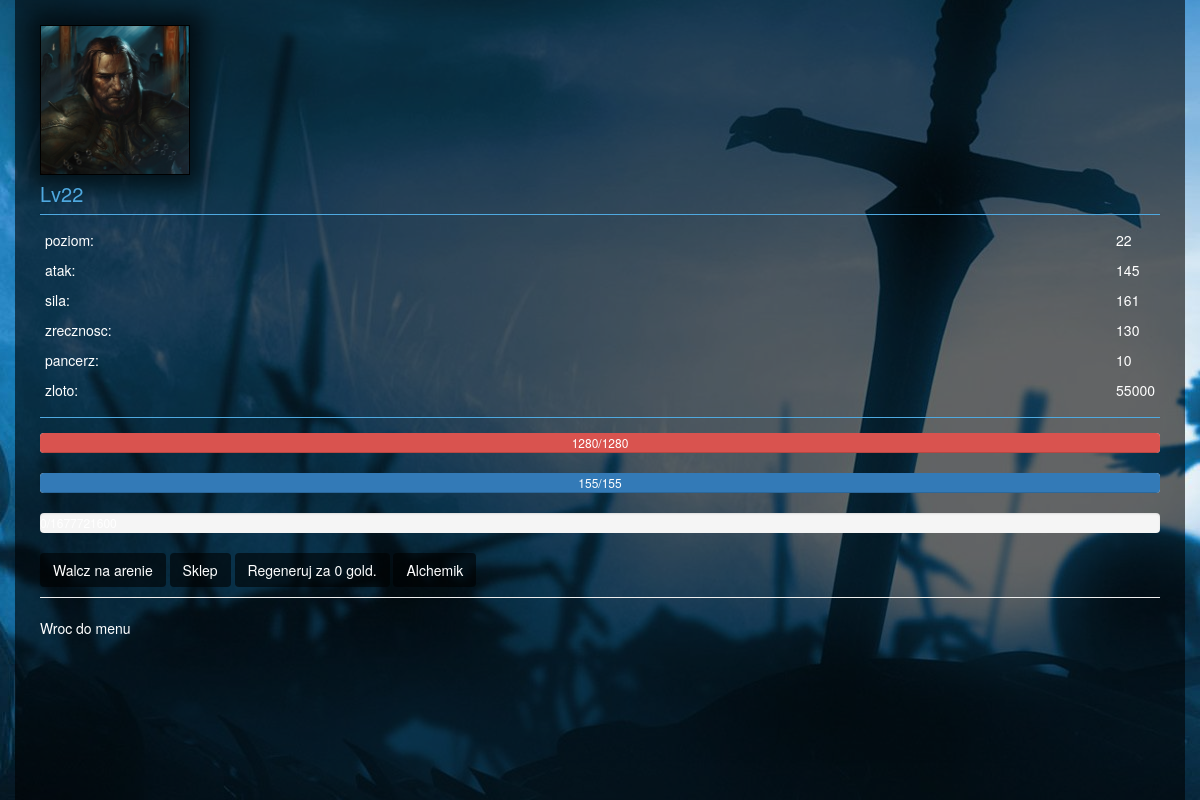
Before: /player/8/ with the older database file.
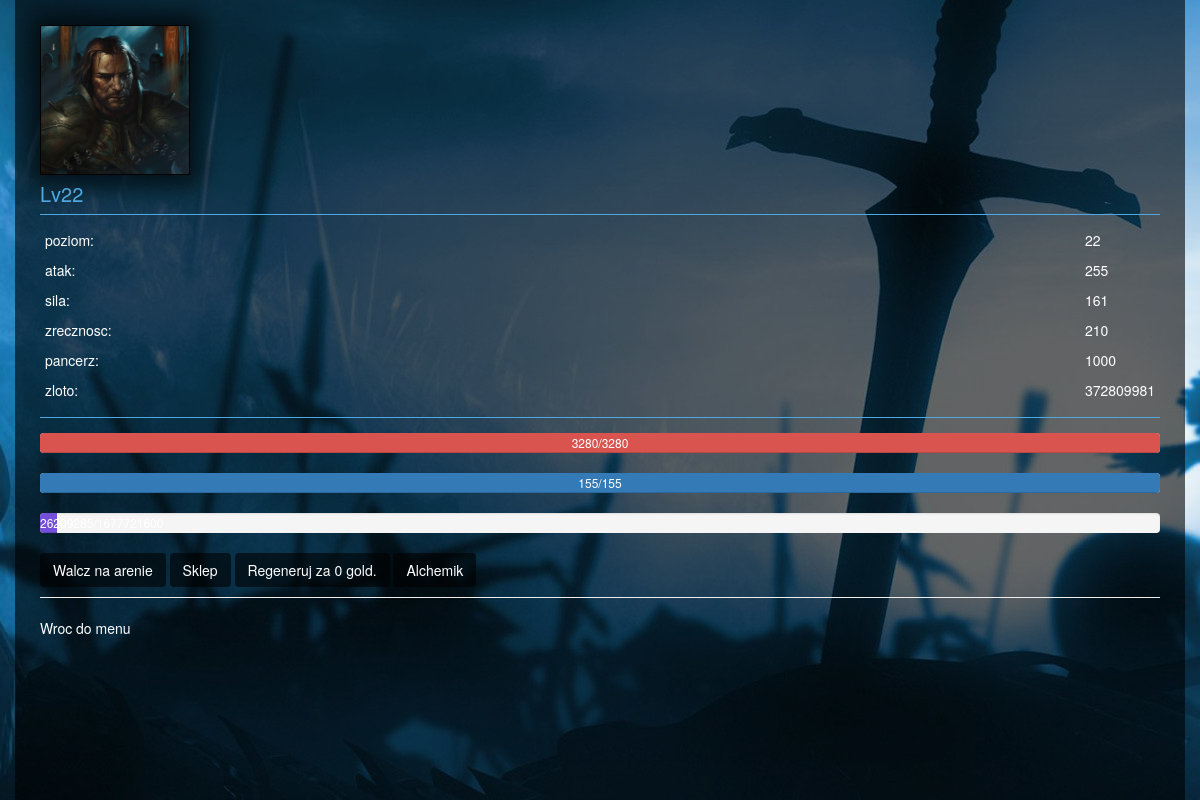
After: the same page with the newer database file.
### project/models.py (models this page shows, shortened)
class Player(models.Model):
    name = models.CharField(max_length=40)
    level = models.IntegerField()
    experience = models.IntegerField()
    requiredexp = models.IntegerField()
    strength = models.IntegerField()
    agility = models.IntegerField()
    maxhealth = models.IntegerField()
    health = models.IntegerField()
    attack = models.IntegerField()
    maxmana = models.IntegerField()
    mana = models.IntegerField()
    classname = models.ForeignKey(ClassName)
    armorid = models.ForeignKey(ArmorItem)
    bonus_attack = models.IntegerField()
    bonus_agility = models.IntegerField()
    bonus_health = models.IntegerField()
    isarmordamaged = models.BooleanField()
    gold = models.IntegerField()
    dot_damage = models.IntegerField()
    dot_rounds = models.IntegerField()
    small_elixir = models.IntegerField()
    medium_elixir = models.IntegerField()
    big_elixir = models.IntegerField()
    ultimate_elixir = models.IntegerField()

### player/views.py (the view)
def index(request, p):
    gamer = Player.objects.get(pk=p)
    gold_to_pay = int(round(((float(gamer.maxhealth) - float(gamer.health))/15.0
                        + (float(gamer.maxmana) - float(gamer.mana))/7.0) * (float(gamer.level)), 0))
    return render(request, 'player/index.html', {
        'p': gamer,
        'armor': ArmorItem.objects.get(name=gamer.armorid).value,
        'pay': int(gold_to_pay),
        'health': gamer.health * 100 / gamer.maxhealth,
        'mana': gamer.mana * 100 / gamer.maxmana,
    })

### project/models.py (called while the page is built)
    def __unicode__(self):
        return self.name

    def __unicode__(self):
        return self.name

### templates/player/index.html (shortened to what this page needs)
{% extends 'layout.html' %}
{% block content %}
    <div id="this">
        {% include 'shop/regen.html'%}
    </div>
{% endblock %}

### templates/fight/partial_view_player.html (shortened to what this page needs)
{% load staticfiles %}
    <div class="player_portrait">
        {%if p.classname|stringformat:"s"  == "Warrior"%}
            <img src="{% static 'css/content/warrior.jpg' %}" height="100%", width="100%">
        {%elif p.classname|stringformat:"s"  == "Thief"%}
            <img src="{% static 'css/content/thief.jpg' %}" height="100%", width="100%">
        {%elif p.classname|stringformat:"s"  == "Tankozord"%}
            <img src="{% static 'css/content/tank.jpg' %}" height="100%", width="100%">
        {% endif %}
    </div>
    <div class="player_name">
        {{p.name}}
    </div>
    <div class="player_stats">
        <div class="column_left">
            <p>poziom:</p>
            <p>atak:</p>
            <p>sila:</p>
            <p>zrecznosc:</p>
            <p>pancerz:</p>
            <p>zloto:</p>
        </div>
        <div class="column_right">
            <p>{{p.level}}</p>
            <p>{{p.attack}}</p>
            <p>{{p.strength}}</p>
            <p>{{p.agility}}</p>
            <p>{{armor}}</p>
            <p>{{p.gold}}</p>
        </div>
    </div>
    <div class="progress">
        <div id="player-health" class="progress-bar progress-bar-danger" role="progressbar" aria-valuenow="100" aria-valuemin="0" aria-valuemax="100" style="width: 100%;">
            {{p.health}}/{{p.maxhealth}}
        </div>
    </div>
    <div class="progress">
        <div id="player-mana" class="progress-bar"  role="progressbar" aria-valuenow="100" aria-valuemin="0" aria-valuemax="100" style="width: 100%">
            {{p.mana}}/{{p.maxmana}}
        </div>
    </div>
    <div class="progress">
        <div id="player-exp" class="progress-bar progress_bar_level" role="progressbar" aria-valuenow="60" aria-valuemin="0" aria-valuemax="100" style="width: 0%;">
            {{p.experience}}/{{p.requiredexp}}
        </div>
    </div>

Changed rows visible on the page:
changed Player "Lv22": attack "145" → "255"; agility "130" → "210"; gold "55000" → "372809981"; health "1280" → "3280"; maxhealth "1280" → "3280"; experience (not shown) → "26209285"
Other visible differences:
{{ armor }}: "10" → "1000"
